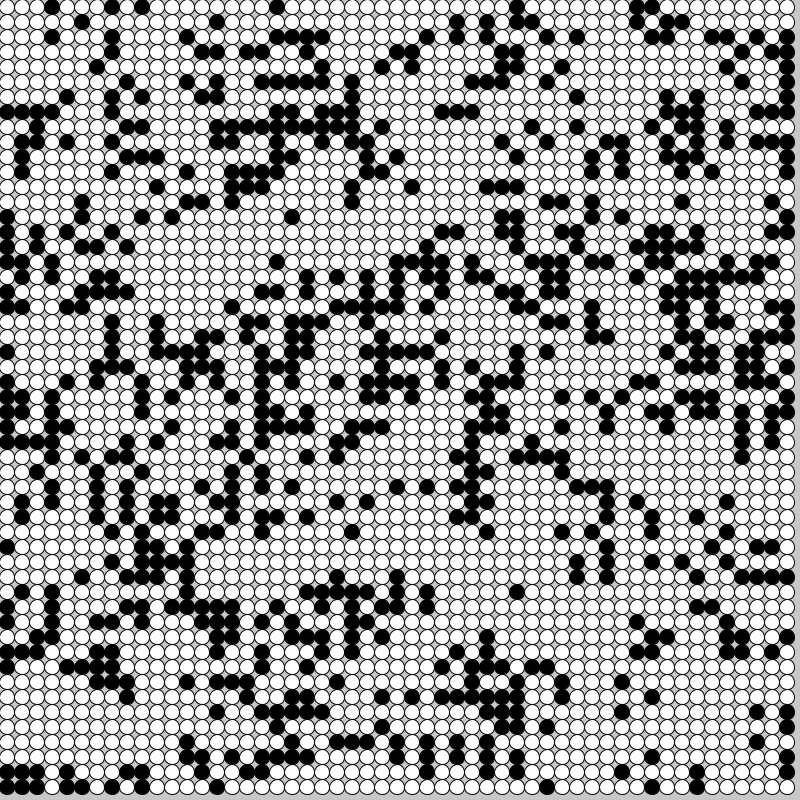
Frame 1 (no input)
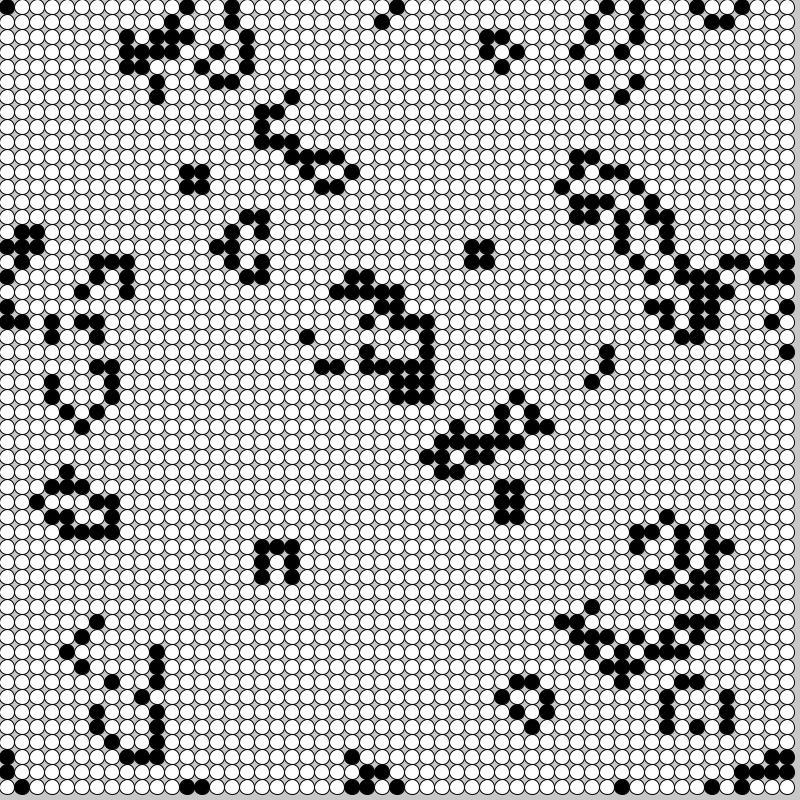
Frame 60 (the mouse pressed at the canvas centre just before this capture)
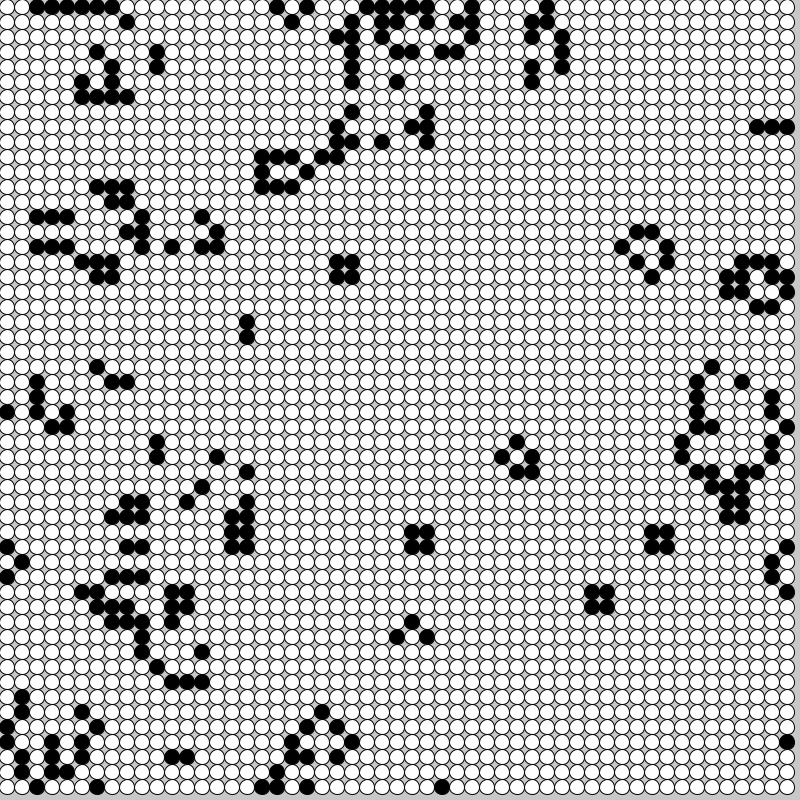
Frame 120 (the mouse held since frame 60 and released just before this capture)

The Processing sketch that drew these frames (run headless with seeded random() and noise(); from frame 60 on, the mouse is pressed at the canvas centre):

// Processing sketch: cellular_automata_gol
// ── cellular_automata_gol.pde
  Cell[][] _cellArray;
  int _cellSize = 15;
  int _numX, _numY;

  void setup() {
    size(800,800);
    _numX = floor(width/_cellSize);
    _numY = floor(height/_cellSize);
    restart();
  }
  
  void restart() {
    _cellArray = new Cell[_numX][_numY];
    for(int x = 0; x < _numX; x++) {
      for(int y = 0; y < _numY; y++) {
        Cell newCell = new Cell(x,y);
        _cellArray[x][y] = newCell;
      }
    }
    
    for(int x = 0; x < _numX; x++) {
      for(int y = 0; y < _numY; y++) {
        
        int above = y-1;
        int below = y+1;
        int left = x-1;
        int right = x+1;
        
        if(above < 0){ above = _numY-1; }
        if(below == _numY){ below = 0; }
        if(left < 0){ left = _numX-1; }
        if(right == _numX){ right = 0; }
        
        _cellArray[x][y].addNeighbour(_cellArray[left][above]);
        _cellArray[x][y].addNeighbour(_cellArray[left][y]);
        _cellArray[x][y].addNeighbour(_cellArray[left][below]);
        _cellArray[x][y].addNeighbour(_cellArray[x][below]);
        _cellArray[x][y].addNeighbour(_cellArray[right][below]);
        _cellArray[x][y].addNeighbour(_cellArray[right][y]);
        _cellArray[x][y].addNeighbour(_cellArray[right][above]);
        _cellArray[x][y].addNeighbour(_cellArray[x][above]);
      }
    }
  }
  
  void draw() {
    background(200);
    
    for(int x = 0; x < _numX; x++) {
      for(int y = 0; y < _numY; y++) {
        _cellArray[x][y].calcNextState();
      }
    }
    
    translate(_cellSize/2, _cellSize/2);
    
    for(int x = 0; x < _numX; x++) {
      for(int y = 0; y < _numY; y++) {
        _cellArray[x][y].drawMe();
      } 
    }   
  }
  
  void mousePressed() {
    restart();
  }
  
  // ============================= object
  
  class Cell {
    float x,y;
    boolean state;
    boolean nextState;
    Cell[] neighbours;
    
    Cell(float ex, float why) {
      x = ex * _cellSize;
      y = why * _cellSize;
      
      if(random(2) > 1) {
        nextState = true;
      } else {
        nextState = false;
      }
      state = nextState;
      neighbours = new Cell[0];
    }
    
    void addNeighbour(Cell cell) {
      neighbours = (Cell[])append(neighbours, cell);
    }
    
    void calcNextState() {
      int liveCount = 0;
      for(int i=0; i < neighbours.length; i++) {
        if(neighbours[i].state) {
          liveCount++;
        }
      }
      
      if (state) {
        if ((liveCount == 2) || (liveCount == 3)) {
          nextState = true;
        } else {
          nextState = false;
        }
      } else {
        if (liveCount == 3) {
          nextState = true;
        } else {
          nextState = false;
        }
     }
    }
    
    void drawMe() {
      state = nextState;
      stroke(0);
      
      if(state == true) {
        fill(0);
      } else {
        fill(255);
      }
      
      ellipse(x,y, _cellSize, _cellSize);  
    }
  }
